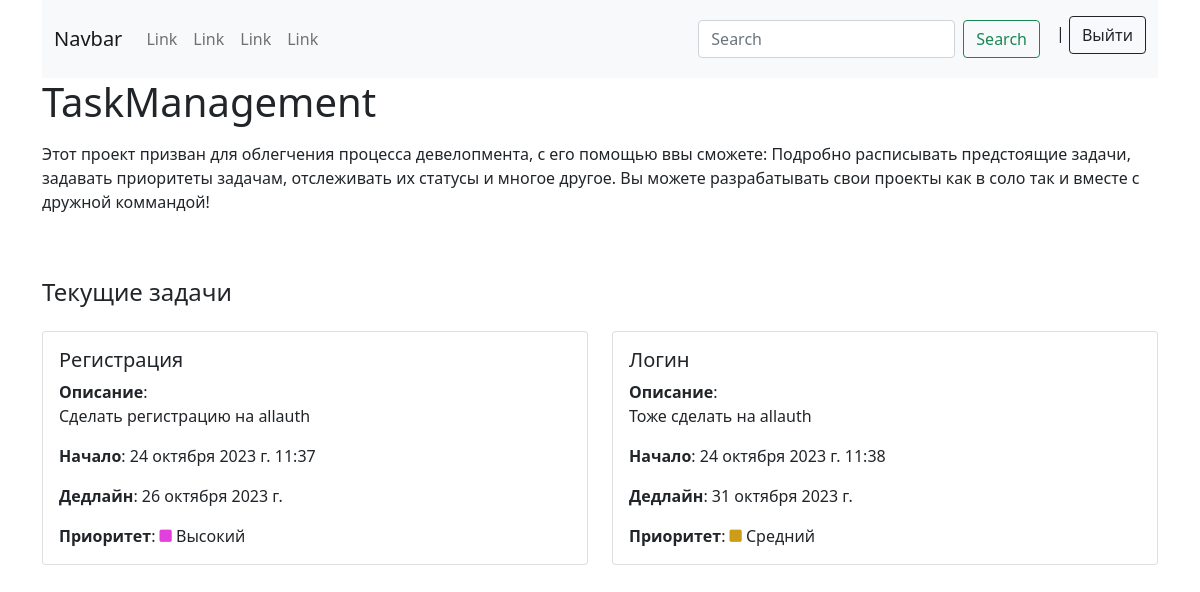
The page /project/taskmanagement on the database its author committed.
### mainapp/models.py (models this page shows, shortened)
class Project(models.Model):
    user = models.ForeignKey(User, on_delete=models.CASCADE, verbose_name='Пользователь')
    name = models.CharField(max_length=120, verbose_name='Название')
    slug = models.SlugField(unique=True)
    description = RichTextField(verbose_name='Описание')
    photo = models.ImageField(upload_to='photos/', null=True, blank=True, verbose_name='Фото')
    file = models.FileField(upload_to='files/', null=True, blank=True, verbose_name='Файлы')
    started = models.DateTimeField(auto_now_add=True, verbose_name='Начало')
    ended = models.DateTimeField(blank=True, null=True, verbose_name='Закончился')
    deadline = models.DateField(verbose_name='Дедлайн до')
    tags = models.ManyToManyField(Tag, verbose_name='Теги')
    class Meta:
        verbose_name = 'Проект'
        verbose_name_plural = 'Проекты'

class Task(models.Model):
    user = models.ForeignKey(User, on_delete=models.CASCADE, verbose_name='Пользователь')
    title = models.CharField(max_length=120, verbose_name='Название')
    description = RichTextField(verbose_name='Описание')
    status = models.CharField(choices=STATUS, max_length=120, verbose_name='Статус')
    deadline = models.DateField(verbose_name='Дедлайн до')
    started = models.DateTimeField(auto_now_add=True)
    project = models.ForeignKey(Project, on_delete=models.CASCADE, verbose_name='Проект')
    priority = models.CharField(choices=PRIORITY, max_length=60, verbose_name='Приоритет')
    class Meta:
        verbose_name = 'Задача'
        verbose_name_plural = 'Задачи'

### mainapp/views.py (the view)
# urls.py: path('project/<slug:slug>', UserProjectDetailView.as_view(), name='proj_details'),
class UserProjectDetailView(DetailView):
    model = Project
    template_name = 'mainapp/project_details/project_details.html'
    context_object_name = 'project'

### templates/mainapp/project_details/project_details.html
{% extends 'mainapp/base.html' %}
{% block content %}
<div class="container">
    <div class="row">
        <div class="col mb-5">
            <h1>{{ project.name }}</h1>
            <p>{{ project.description|safe }}</p>
        </div>
        <h4>Текущие задачи</h4>
        {% if project.task_set.all %}
            {% for tasks in project.task_set.all %}
                <div class="col-md-6 mt-3">
                    <div class="card mb-3">
                        <div class="card-body">
                            <h5 class="card-title">{{ tasks.title }}</h5>
                            <strong>Описание</strong>: {{ tasks.description|safe }}
                            <p class="card-text"><strong>Начало</strong>: {{ tasks.started }}</p>
                            <p class="card-text"><strong>Дедлайн</strong>: {{ tasks.deadline }}</p>
                            <p class="card-text"><strong>Приоритет</strong>:
                                {% if tasks.priority == 'Низкий' %} <i class="fa-solid fa-square fa-sm" style="color: #11d031;"></i>
                                    {{ tasks.priority }}
                                {% elif tasks.priority == 'Средний' %} <i class="fa-solid fa-square fa-sm" style="color: #cc9d19;"></i>
                                    {{ tasks.priority }}
                                {% elif tasks.priority == 'Высокий' %} <i class="fa-solid fa-square fa-sm" style="color: #e240dd;"></i>
                                    {{ tasks.priority }}
                                {% elif tasks.priority == 'Наивысший' %} <i class="fa-solid fa-square fa-sm" style="color: #d02525;"></i>
                                    {{ tasks.priority }}
                                {% endif %}
                            </p>
                        </div>
                    </div>
                </div>
            {% endfor %}
        {% else %}
            <h5>На данный момент задач не найдено!</h5>
        {% endif %}
    </div>
</div>
{% endblock %}

### rows shown on the page
Project: name "TaskManagement", description "Этот проект призван для облегчения процесса девелопмента, с его помощью ввы сможете: Подробно расписывать предстоящие задачи, задавать приоритеты задачам, отслеживать их статусы и многое другое. Вы можете разрабатывать свои проекты как в соло так и вместе с дружной коммандой!"
Task: title "Регистрация", description "Сделать регистрацию на allauth", started "24 октября 2023 г. 11:37", deadline "26 октября 2023 г.", priority "Высокий"
Task: title "Логин", description "Тоже сделать на allauth", started "24 октября 2023 г. 11:38", deadline "31 октября 2023 г.", priority "Средний"
